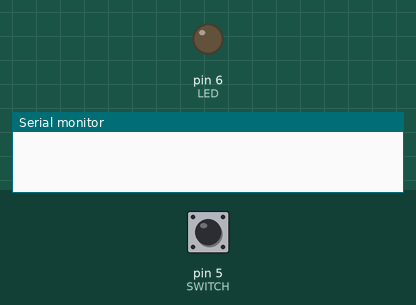
Simulated run of this sketch. Board: Arduino Uno, built with avr-gcc and run on an emulated ATmega328P. On the bench: output pins drawn as LEDs (lit = HIGH), the last lines printed to the serial monitor. The test bench sets the inputs (shaded band); at power-on: pin 5 (SWITCH) HIGH.

Above: at 1.2 s.
1.3 s: pin 5 (SWITCH) pulled LOW for 0.15 s
At 2.6 s:
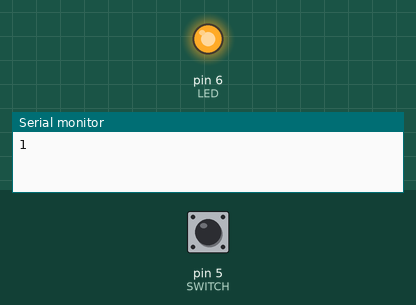
2.9 s: pin 5 (SWITCH) pulled LOW for 1 s
At 4.2 s:
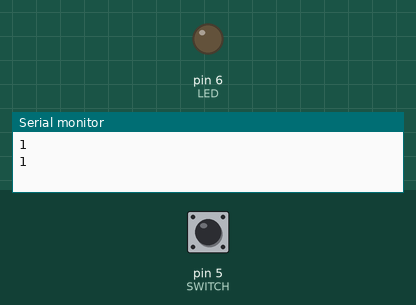
5.4 s: pin 5 (SWITCH) pulled LOW for 3.2 s
At 8.9 s:
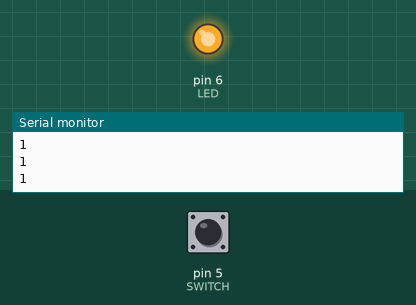
Timing chart, 0 to 10.4 s (numbered marks = the images above; inputs shaded):
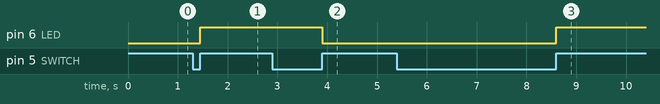

Measured:
- after the input at 1.3 s, pin 6 (LED): LOW → HIGH after 0.15 s
- after the input at 2.9 s, pin 6 (LED): HIGH → LOW after 1.0 s
- after the input at 5.4 s, pin 6 (LED): LOW → HIGH after 3.2 s

The sketch:

switch_2.ino
```cpp
#define SWITCH 5
#define LED 6

int inp;
void setup() {
  // put your setup code here, to run once:
  pinMode(LED, OUTPUT);
  pinMode(SWITCH, INPUT);
  Serial.begin(9600);
}

int ledOn = 0;

void loop() {
  // put your main code here, to run repeatedly:
  inp = digitalRead(SWITCH);

  if(inp == 0) {

    while(inp == 0){
      inp = digitalRead(SWITCH);
    }

    if(ledOn == 0){
      digitalWrite (LED, HIGH);
      ledOn = 1;
      Serial.println(inp);
    }

    else{
      digitalWrite (LED, LOW);
      ledOn = 0;
      Serial.println(inp);
    }
  }

}
```
